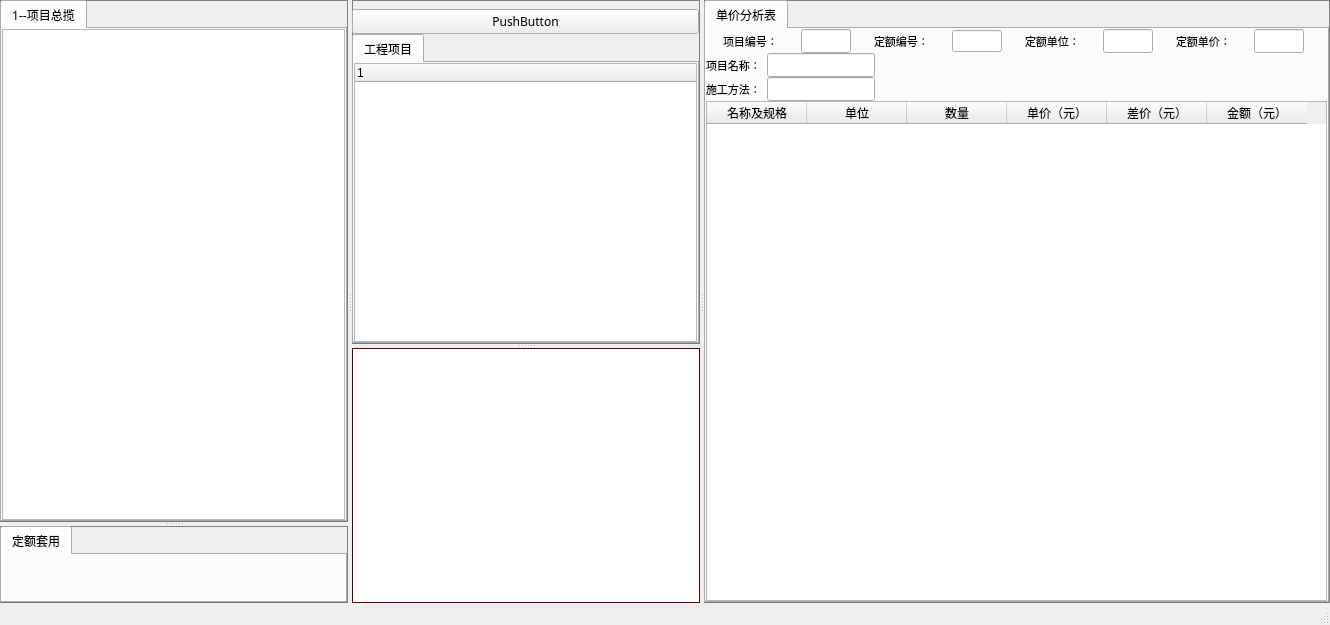
<?xml version="1.0" encoding="UTF-8"?>
<ui version="4.0">
 <class>MainWindow</class>
 <widget class="QMainWindow" name="MainWindow">
  <property name="geometry">
   <rect>
    <x>0</x>
    <y>0</y>
    <width>1330</width>
    <height>625</height>
   </rect>
  </property>
  <property name="font">
   <font>
    <family>微软雅黑</family>
   </font>
  </property>
  <property name="windowTitle">
   <string>MainWindow</string>
  </property>
  <widget class="QWidget" name="centralWidget">
   <property name="styleSheet">
    <string notr="true"/>
   </property>
   <layout class="QHBoxLayout" name="horizontalLayout_4">
    <property name="spacing">
     <number>0</number>
    </property>
    <property name="leftMargin">
     <number>0</number>
    </property>
    <property name="topMargin">
     <number>0</number>
    </property>
    <property name="rightMargin">
     <number>0</number>
    </property>
    <property name="bottomMargin">
     <number>0</number>
    </property>
    <item>
     <widget class="QSplitter" name="splitter_4">
      <property name="palette">
       <palette>
        <active>
         <colorrole role="Base">
          <brush brushstyle="SolidPattern">
           <color alpha="255">
            <red>255</red>
            <green>255</green>
            <blue>255</blue>
           </color>
          </brush>
         </colorrole>
         <colorrole role="Window">
          <brush brushstyle="SolidPattern">
           <color alpha="255">
            <red>128</red>
            <green>0</green>
            <blue>0</blue>
           </color>
          </brush>
         </colorrole>
        </active>
        <inactive>
         <colorrole role="Base">
          <brush brushstyle="SolidPattern">
           <color alpha="255">
            <red>255</red>
            <green>255</green>
            <blue>255</blue>
           </color>
          </brush>
         </colorrole>
         <colorrole role="Window">
          <brush brushstyle="SolidPattern">
           <color alpha="255">
            <red>128</red>
            <green>0</green>
            <blue>0</blue>
           </color>
          </brush>
         </colorrole>
        </inactive>
        <disabled>
         <colorrole role="Base">
          <brush brushstyle="SolidPattern">
           <color alpha="255">
            <red>128</red>
            <green>0</green>
            <blue>0</blue>
           </color>
          </brush>
         </colorrole>
         <colorrole role="Window">
          <brush brushstyle="SolidPattern">
           <color alpha="255">
            <red>128</red>
            <green>0</green>
            <blue>0</blue>
           </color>
          </brush>
         </colorrole>
        </disabled>
       </palette>
      </property>
      <property name="orientation">
       <enum>Qt::Horizontal</enum>
      </property>
      <widget class="QSplitter" name="splitter_3">
       <property name="palette">
        <palette>
         <active>
          <colorrole role="Base">
           <brush brushstyle="SolidPattern">
            <color alpha="255">
             <red>255</red>
             <green>255</green>
             <blue>255</blue>
            </color>
           </brush>
          </colorrole>
          <colorrole role="Window">
           <brush brushstyle="SolidPattern">
            <color alpha="255">
             <red>128</red>
             <green>0</green>
             <blue>0</blue>
            </color>
           </brush>
          </colorrole>
         </active>
         <inactive>
          <colorrole role="Base">
           <brush brushstyle="SolidPattern">
            <color alpha="255">
             <red>255</red>
             <green>255</green>
             <blue>255</blue>
            </color>
           </brush>
          </colorrole>
          <colorrole role="Window">
           <brush brushstyle="SolidPattern">
            <color alpha="255">
             <red>128</red>
             <green>0</green>
             <blue>0</blue>
            </color>
           </brush>
          </colorrole>
         </inactive>
         <disabled>
          <colorrole role="Base">
           <brush brushstyle="SolidPattern">
            <color alpha="255">
             <red>128</red>
             <green>0</green>
             <blue>0</blue>
            </color>
           </brush>
          </colorrole>
          <colorrole role="Window">
           <brush brushstyle="SolidPattern">
            <color alpha="255">
             <red>128</red>
             <green>0</green>
             <blue>0</blue>
            </color>
           </brush>
          </colorrole>
         </disabled>
        </palette>
       </property>
       <property name="orientation">
        <enum>Qt::Horizontal</enum>
       </property>
       <widget class="QSplitter" name="splitter">
        <property name="palette">
         <palette>
          <active>
           <colorrole role="Base">
            <brush brushstyle="SolidPattern">
             <color alpha="255">
              <red>255</red>
              <green>255</green>
              <blue>255</blue>
             </color>
            </brush>
           </colorrole>
           <colorrole role="Window">
            <brush brushstyle="SolidPattern">
             <color alpha="255">
              <red>128</red>
              <green>0</green>
              <blue>0</blue>
             </color>
            </brush>
           </colorrole>
          </active>
          <inactive>
           <colorrole role="Base">
            <brush brushstyle="SolidPattern">
             <color alpha="255">
              <red>255</red>
              <green>255</green>
              <blue>255</blue>
             </color>
            </brush>
           </colorrole>
           <colorrole role="Window">
            <brush brushstyle="SolidPattern">
             <color alpha="255">
              <red>128</red>
              <green>0</green>
              <blue>0</blue>
             </color>
            </brush>
           </colorrole>
          </inactive>
          <disabled>
           <colorrole role="Base">
            <brush brushstyle="SolidPattern">
             <color alpha="255">
              <red>128</red>
              <green>0</green>
              <blue>0</blue>
             </color>
            </brush>
           </colorrole>
           <colorrole role="Window">
            <brush brushstyle="SolidPattern">
             <color alpha="255">
              <red>128</red>
              <green>0</green>
              <blue>0</blue>
             </color>
            </brush>
           </colorrole>
          </disabled>
         </palette>
        </property>
        <property name="orientation">
         <enum>Qt::Vertical</enum>
        </property>
        <widget class="QWidget" name="widgetback1" native="true">
         <property name="styleSheet">
          <string notr="true">#widgetback1{
border:1px solid gray;
/*border-top:2px solid gray;*/

}</string>
         </property>
         <layout class="QVBoxLayout" name="verticalLayout_5">
          <property name="leftMargin">
           <number>0</number>
          </property>
          <property name="topMargin">
           <number>0</number>
          </property>
          <property name="rightMargin">
           <number>1</number>
          </property>
          <property name="bottomMargin">
           <number>0</number>
          </property>
          <item>
           <widget class="QTabWidget" name="tabWidget">
            <property name="font">
             <font>
              <family>微软雅黑</family>
             </font>
            </property>
            <property name="currentIndex">
             <number>0</number>
            </property>
            <widget class="QWidget" name="tab">
             <attribute name="title">
              <string>1--项目总揽</string>
             </attribute>
             <layout class="QHBoxLayout" name="horizontalLayout_5">
              <property name="spacing">
               <number>0</number>
              </property>
              <property name="leftMargin">
               <number>0</number>
              </property>
              <property name="topMargin">
               <number>0</number>
              </property>
              <property name="rightMargin">
               <number>0</number>
              </property>
              <property name="bottomMargin">
               <number>0</number>
              </property>
              <item>
               <widget class="QTableWidget" name="tableWidget">
                <property name="sizePolicy">
                 <sizepolicy hsizetype="Preferred" vsizetype="Preferred">
                  <horstretch>0</horstretch>
                  <verstretch>0</verstretch>
                 </sizepolicy>
                </property>
               </widget>
              </item>
             </layout>
            </widget>
           </widget>
          </item>
         </layout>
        </widget>
        <widget class="QWidget" name="widgetback2" native="true">
         <property name="styleSheet">
          <string notr="true">#widgetback2{border:1px solid gray;}</string>
         </property>
         <layout class="QVBoxLayout" name="verticalLayout_6">
          <property name="spacing">
           <number>0</number>
          </property>
          <property name="leftMargin">
           <number>0</number>
          </property>
          <property name="topMargin">
           <number>0</number>
          </property>
          <property name="rightMargin">
           <number>1</number>
          </property>
          <property name="bottomMargin">
           <number>0</number>
          </property>
          <item>
           <widget class="QTabWidget" name="tabWidget_2">
            <property name="palette">
             <palette>
              <active>
               <colorrole role="Base">
                <brush brushstyle="SolidPattern">
                 <color alpha="255">
                  <red>255</red>
                  <green>255</green>
                  <blue>255</blue>
                 </color>
                </brush>
               </colorrole>
               <colorrole role="Window">
                <brush brushstyle="SolidPattern">
                 <color alpha="255">
                  <red>240</red>
                  <green>240</green>
                  <blue>240</blue>
                 </color>
                </brush>
               </colorrole>
              </active>
              <inactive>
               <colorrole role="Base">
                <brush brushstyle="SolidPattern">
                 <color alpha="255">
                  <red>255</red>
                  <green>255</green>
                  <blue>255</blue>
                 </color>
                </brush>
               </colorrole>
               <colorrole role="Window">
                <brush brushstyle="SolidPattern">
                 <color alpha="255">
                  <red>240</red>
                  <green>240</green>
                  <blue>240</blue>
                 </color>
                </brush>
               </colorrole>
              </inactive>
              <disabled>
               <colorrole role="Base">
                <brush brushstyle="SolidPattern">
                 <color alpha="255">
                  <red>240</red>
                  <green>240</green>
                  <blue>240</blue>
                 </color>
                </brush>
               </colorrole>
               <colorrole role="Window">
                <brush brushstyle="SolidPattern">
                 <color alpha="255">
                  <red>240</red>
                  <green>240</green>
                  <blue>240</blue>
                 </color>
                </brush>
               </colorrole>
              </disabled>
             </palette>
            </property>
            <property name="currentIndex">
             <number>0</number>
            </property>
            <widget class="QWidget" name="tab_2">
             <attribute name="title">
              <string>定额套用</string>
             </attribute>
            </widget>
           </widget>
          </item>
         </layout>
        </widget>
       </widget>
       <widget class="QSplitter" name="splitter_2">
        <property name="palette">
         <palette>
          <active>
           <colorrole role="Base">
            <brush brushstyle="SolidPattern">
             <color alpha="255">
              <red>255</red>
              <green>255</green>
              <blue>255</blue>
             </color>
            </brush>
           </colorrole>
           <colorrole role="Window">
            <brush brushstyle="SolidPattern">
             <color alpha="255">
              <red>128</red>
              <green>0</green>
              <blue>0</blue>
             </color>
            </brush>
           </colorrole>
          </active>
          <inactive>
           <colorrole role="Base">
            <brush brushstyle="SolidPattern">
             <color alpha="255">
              <red>255</red>
              <green>255</green>
              <blue>255</blue>
             </color>
            </brush>
           </colorrole>
           <colorrole role="Window">
            <brush brushstyle="SolidPattern">
             <color alpha="255">
              <red>128</red>
              <green>0</green>
              <blue>0</blue>
             </color>
            </brush>
           </colorrole>
          </inactive>
          <disabled>
           <colorrole role="Base">
            <brush brushstyle="SolidPattern">
             <color alpha="255">
              <red>128</red>
              <green>0</green>
              <blue>0</blue>
             </color>
            </brush>
           </colorrole>
           <colorrole role="Window">
            <brush brushstyle="SolidPattern">
             <color alpha="255">
              <red>128</red>
              <green>0</green>
              <blue>0</blue>
             </color>
            </brush>
           </colorrole>
          </disabled>
         </palette>
        </property>
        <property name="orientation">
         <enum>Qt::Vertical</enum>
        </property>
        <widget class="QWidget" name="widgetback3" native="true">
         <property name="styleSheet">
          <string notr="true">#widgetback3{border:1px solid gray;}</string>
         </property>
         <layout class="QVBoxLayout" name="verticalLayout_2">
          <property name="spacing">
           <number>0</number>
          </property>
          <property name="leftMargin">
           <number>0</number>
          </property>
          <property name="topMargin">
           <number>9</number>
          </property>
          <property name="rightMargin">
           <number>1</number>
          </property>
          <property name="bottomMargin">
           <number>0</number>
          </property>
          <item>
           <widget class="QPushButton" name="pushButton">
            <property name="text">
             <string>PushButton</string>
            </property>
           </widget>
          </item>
          <item>
           <widget class="QTabWidget" name="tabWidget_3">
            <property name="font">
             <font>
              <family>微软雅黑</family>
             </font>
            </property>
            <property name="currentIndex">
             <number>0</number>
            </property>
            <widget class="QWidget" name="tab_3">
             <attribute name="title">
              <string>工程项目</string>
             </attribute>
             <layout class="QVBoxLayout" name="verticalLayout">
              <property name="spacing">
               <number>0</number>
              </property>
              <property name="leftMargin">
               <number>0</number>
              </property>
              <property name="topMargin">
               <number>0</number>
              </property>
              <property name="rightMargin">
               <number>0</number>
              </property>
              <property name="bottomMargin">
               <number>0</number>
              </property>
              <item>
               <widget class="QTreeWidget" name="treeWidget">
                <column>
                 <property name="text">
                  <string notr="true">1</string>
                 </property>
                </column>
               </widget>
              </item>
             </layout>
            </widget>
           </widget>
          </item>
         </layout>
        </widget>
        <widget class="QTableWidget" name="tableWidgetChangeDE"/>
       </widget>
      </widget>
      <widget class="QWidget" name="widgetback4" native="true">
       <property name="styleSheet">
        <string notr="true">#widgetback4{border:1px solid gray;}</string>
       </property>
       <layout class="QVBoxLayout" name="verticalLayout_7">
        <property name="spacing">
         <number>0</number>
        </property>
        <property name="leftMargin">
         <number>0</number>
        </property>
        <property name="topMargin">
         <number>0</number>
        </property>
        <property name="rightMargin">
         <number>1</number>
        </property>
        <property name="bottomMargin">
         <number>0</number>
        </property>
        <item>
         <widget class="QTabWidget" name="tabWidget_4">
          <property name="sizePolicy">
           <sizepolicy hsizetype="Expanding" vsizetype="Expanding">
            <horstretch>0</horstretch>
            <verstretch>0</verstretch>
           </sizepolicy>
          </property>
          <property name="palette">
           <palette>
            <active>
             <colorrole role="Base">
              <brush brushstyle="SolidPattern">
               <color alpha="255">
                <red>255</red>
                <green>255</green>
                <blue>255</blue>
               </color>
              </brush>
             </colorrole>
             <colorrole role="Window">
              <brush brushstyle="SolidPattern">
               <color alpha="255">
                <red>240</red>
                <green>240</green>
                <blue>240</blue>
               </color>
              </brush>
             </colorrole>
            </active>
            <inactive>
             <colorrole role="Base">
              <brush brushstyle="SolidPattern">
               <color alpha="255">
                <red>255</red>
                <green>255</green>
                <blue>255</blue>
               </color>
              </brush>
             </colorrole>
             <colorrole role="Window">
              <brush brushstyle="SolidPattern">
               <color alpha="255">
                <red>240</red>
                <green>240</green>
                <blue>240</blue>
               </color>
              </brush>
             </colorrole>
            </inactive>
            <disabled>
             <colorrole role="Base">
              <brush brushstyle="SolidPattern">
               <color alpha="255">
                <red>240</red>
                <green>240</green>
                <blue>240</blue>
               </color>
              </brush>
             </colorrole>
             <colorrole role="Window">
              <brush brushstyle="SolidPattern">
               <color alpha="255">
                <red>240</red>
                <green>240</green>
                <blue>240</blue>
               </color>
              </brush>
             </colorrole>
            </disabled>
           </palette>
          </property>
          <property name="font">
           <font>
            <family>微软雅黑</family>
           </font>
          </property>
          <property name="tabShape">
           <enum>QTabWidget::Rounded</enum>
          </property>
          <property name="currentIndex">
           <number>0</number>
          </property>
          <widget class="QWidget" name="tab_4">
           <property name="font">
            <font>
             <family>微软雅黑</family>
            </font>
           </property>
           <attribute name="title">
            <string>单价分析表</string>
           </attribute>
           <layout class="QVBoxLayout" name="verticalLayout_4">
            <property name="spacing">
             <number>0</number>
            </property>
            <property name="leftMargin">
             <number>0</number>
            </property>
            <property name="topMargin">
             <number>0</number>
            </property>
            <property name="rightMargin">
             <number>0</number>
            </property>
            <property name="bottomMargin">
             <number>0</number>
            </property>
            <item>
             <widget class="QWidget" name="widget" native="true">
              <layout class="QVBoxLayout" name="verticalLayout_3">
               <property name="spacing">
                <number>0</number>
               </property>
               <property name="leftMargin">
                <number>0</number>
               </property>
               <property name="topMargin">
                <number>0</number>
               </property>
               <property name="rightMargin">
                <number>0</number>
               </property>
               <property name="bottomMargin">
                <number>0</number>
               </property>
               <item>
                <layout class="QHBoxLayout" name="horizontalLayout">
                 <item>
                  <widget class="QLabel" name="label">
                   <property name="sizePolicy">
                    <sizepolicy hsizetype="Fixed" vsizetype="Preferred">
                     <horstretch>0</horstretch>
                     <verstretch>0</verstretch>
                    </sizepolicy>
                   </property>
                   <property name="font">
                    <font>
                     <family>微软雅黑</family>
                     <pointsize>8</pointsize>
                    </font>
                   </property>
                   <property name="text">
                    <string>项目编号：</string>
                   </property>
                  </widget>
                 </item>
                 <item>
                  <widget class="QLineEdit" name="lineEdit_3">
                   <property name="sizePolicy">
                    <sizepolicy hsizetype="Expanding" vsizetype="Fixed">
                     <horstretch>0</horstretch>
                     <verstretch>0</verstretch>
                    </sizepolicy>
                   </property>
                   <property name="maximumSize">
                    <size>
                     <width>50</width>
                     <height>16777215</height>
                    </size>
                   </property>
                   <property name="font">
                    <font>
                     <family>微软雅黑</family>
                     <pointsize>8</pointsize>
                    </font>
                   </property>
                  </widget>
                 </item>
                 <item>
                  <widget class="QLabel" name="label_2">
                   <property name="sizePolicy">
                    <sizepolicy hsizetype="Fixed" vsizetype="Preferred">
                     <horstretch>0</horstretch>
                     <verstretch>0</verstretch>
                    </sizepolicy>
                   </property>
                   <property name="font">
                    <font>
                     <family>微软雅黑</family>
                     <pointsize>8</pointsize>
                    </font>
                   </property>
                   <property name="text">
                    <string>定额编号：</string>
                   </property>
                  </widget>
                 </item>
                 <item>
                  <widget class="QLineEdit" name="lineEdit_4">
                   <property name="sizePolicy">
                    <sizepolicy hsizetype="Preferred" vsizetype="Fixed">
                     <horstretch>0</horstretch>
                     <verstretch>0</verstretch>
                    </sizepolicy>
                   </property>
                   <property name="maximumSize">
                    <size>
                     <width>50</width>
                     <height>16777215</height>
                    </size>
                   </property>
                   <property name="font">
                    <font>
                     <pointsize>7</pointsize>
                    </font>
                   </property>
                  </widget>
                 </item>
                 <item>
                  <widget class="QLabel" name="label_3">
                   <property name="sizePolicy">
                    <sizepolicy hsizetype="Fixed" vsizetype="Preferred">
                     <horstretch>0</horstretch>
                     <verstretch>0</verstretch>
                    </sizepolicy>
                   </property>
                   <property name="font">
                    <font>
                     <family>微软雅黑</family>
                     <pointsize>8</pointsize>
                    </font>
                   </property>
                   <property name="text">
                    <string>定额单位：</string>
                   </property>
                  </widget>
                 </item>
                 <item>
                  <widget class="QLineEdit" name="lineEdit_5">
                   <property name="sizePolicy">
                    <sizepolicy hsizetype="Preferred" vsizetype="Fixed">
                     <horstretch>0</horstretch>
                     <verstretch>0</verstretch>
                    </sizepolicy>
                   </property>
                   <property name="maximumSize">
                    <size>
                     <width>50</width>
                     <height>16777215</height>
                    </size>
                   </property>
                   <property name="font">
                    <font>
                     <family>微软雅黑</family>
                     <pointsize>8</pointsize>
                    </font>
                   </property>
                  </widget>
                 </item>
                 <item>
                  <widget class="QLabel" name="label_4">
                   <property name="sizePolicy">
                    <sizepolicy hsizetype="Fixed" vsizetype="Preferred">
                     <horstretch>0</horstretch>
                     <verstretch>0</verstretch>
                    </sizepolicy>
                   </property>
                   <property name="font">
                    <font>
                     <family>微软雅黑</family>
                     <pointsize>8</pointsize>
                    </font>
                   </property>
                   <property name="text">
                    <string>定额单价：</string>
                   </property>
                  </widget>
                 </item>
                 <item>
                  <widget class="QLineEdit" name="lineEdit_6">
                   <property name="sizePolicy">
                    <sizepolicy hsizetype="Preferred" vsizetype="Fixed">
                     <horstretch>0</horstretch>
                     <verstretch>0</verstretch>
                    </sizepolicy>
                   </property>
                   <property name="maximumSize">
                    <size>
                     <width>50</width>
                     <height>16777215</height>
                    </size>
                   </property>
                   <property name="font">
                    <font>
                     <pointsize>8</pointsize>
                    </font>
                   </property>
                  </widget>
                 </item>
                </layout>
               </item>
               <item>
                <layout class="QHBoxLayout" name="horizontalLayout_2">
                 <item>
                  <widget class="QLabel" name="label_5">
                   <property name="sizePolicy">
                    <sizepolicy hsizetype="Fixed" vsizetype="Preferred">
                     <horstretch>0</horstretch>
                     <verstretch>0</verstretch>
                    </sizepolicy>
                   </property>
                   <property name="font">
                    <font>
                     <family>微软雅黑</family>
                     <pointsize>8</pointsize>
                    </font>
                   </property>
                   <property name="text">
                    <string>项目名称：</string>
                   </property>
                  </widget>
                 </item>
                 <item>
                  <widget class="QLineEdit" name="lineEdit">
                   <property name="sizePolicy">
                    <sizepolicy hsizetype="Fixed" vsizetype="Fixed">
                     <horstretch>0</horstretch>
                     <verstretch>0</verstretch>
                    </sizepolicy>
                   </property>
                   <property name="font">
                    <font>
                     <family>微软雅黑</family>
                     <pointsize>8</pointsize>
                    </font>
                   </property>
                  </widget>
                 </item>
                 <item>
                  <spacer name="horizontalSpacer">
                   <property name="orientation">
                    <enum>Qt::Horizontal</enum>
                   </property>
                   <property name="sizeHint" stdset="0">
                    <size>
                     <width>40</width>
                     <height>20</height>
                    </size>
                   </property>
                  </spacer>
                 </item>
                </layout>
               </item>
               <item>
                <layout class="QHBoxLayout" name="horizontalLayout_3">
                 <item>
                  <widget class="QLabel" name="label_6">
                   <property name="sizePolicy">
                    <sizepolicy hsizetype="Fixed" vsizetype="Preferred">
                     <horstretch>0</horstretch>
                     <verstretch>0</verstretch>
                    </sizepolicy>
                   </property>
                   <property name="font">
                    <font>
                     <family>微软雅黑</family>
                     <pointsize>8</pointsize>
                    </font>
                   </property>
                   <property name="text">
                    <string>施工方法：</string>
                   </property>
                  </widget>
                 </item>
                 <item>
                  <widget class="QLineEdit" name="lineEdit_2">
                   <property name="sizePolicy">
                    <sizepolicy hsizetype="Fixed" vsizetype="Fixed">
                     <horstretch>0</horstretch>
                     <verstretch>0</verstretch>
                    </sizepolicy>
                   </property>
                   <property name="font">
                    <font>
                     <family>微软雅黑</family>
                     <pointsize>8</pointsize>
                    </font>
                   </property>
                  </widget>
                 </item>
                 <item>
                  <spacer name="horizontalSpacer_2">
                   <property name="orientation">
                    <enum>Qt::Horizontal</enum>
                   </property>
                   <property name="sizeHint" stdset="0">
                    <size>
                     <width>40</width>
                     <height>20</height>
                    </size>
                   </property>
                  </spacer>
                 </item>
                </layout>
               </item>
              </layout>
             </widget>
            </item>
            <item>
             <widget class="QTableWidget" name="tableWidget_3">
              <column>
               <property name="text">
                <string>名称及规格</string>
               </property>
              </column>
              <column>
               <property name="text">
                <string>单位</string>
               </property>
              </column>
              <column>
               <property name="text">
                <string>数量</string>
               </property>
              </column>
              <column>
               <property name="text">
                <string>单价（元）</string>
               </property>
              </column>
              <column>
               <property name="text">
                <string>差价（元）</string>
               </property>
              </column>
              <column>
               <property name="text">
                <string>金额（元）</string>
               </property>
              </column>
             </widget>
            </item>
           </layout>
          </widget>
         </widget>
        </item>
       </layout>
      </widget>
     </widget>
    </item>
   </layout>
  </widget>
  <widget class="QMenuBar" name="menuBar">
   <property name="geometry">
    <rect>
     <x>0</x>
     <y>0</y>
     <width>1330</width>
     <height>24</height>
    </rect>
   </property>
   <property name="styleSheet">
    <string notr="true">
QMenuBar {

     background-color: qlineargradient(x1:0,y1:0, x2:0, y2:1,stop:0 lightgray, stop:1 darkgray);
	border-width:1px;
}

QMenuBar::item {

     spacing: 3px; /* 菜单栏项目空间大小 */
     padding: 3px 3px 3px 3px;
     background: transparent;
	border-width:1px;
}

 QMenuBar::item:selected { /* 当用键盘或者鼠标选择的时候的背景 */

    background: #C2E0FF;
	border-color: #3399FF;
	border-width:1px;
}

QMenuBar::item:pressed{

    background: #C2E0FF;
	border-color: #3399FF;
border-width:1px;

}</string>
   </property>
  </widget>
  <widget class="QStatusBar" name="statusBar"/>
 </widget>
 <layoutdefault spacing="6" margin="11"/>
 <resources/>
 <connections/>
</ui>
